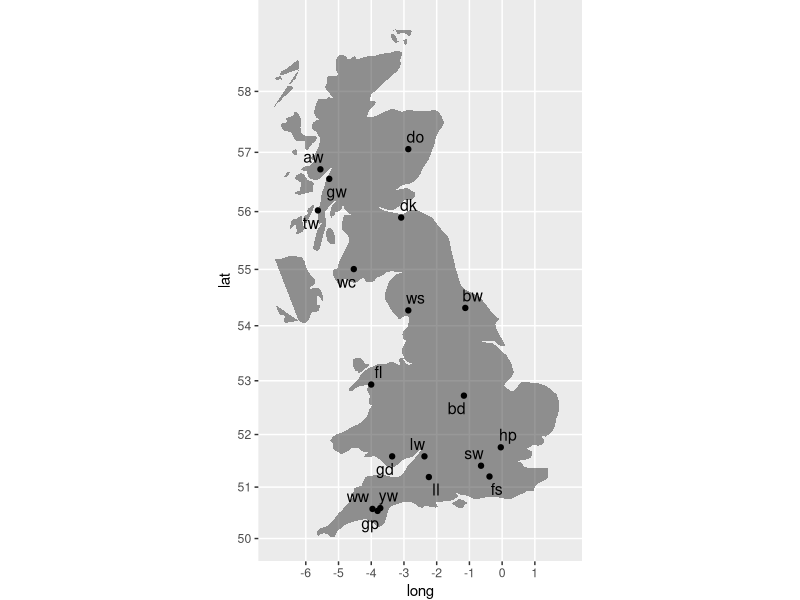

Write R code to recreate this figure.
# plot a map
setwd("C:/dev/code/Woods2019/code")

#create map
library(dplyr)
 library(ggrepel)
 library(ggplot2)
 library(maps)
 library(mapproj)
 
mysites = read.csv("../data/woodslocs.csv", stringsAsFactors = TRUE, header = TRUE)
colnames(mysites)[1] = "site"
UKmap <- map_data(map = "world", region = "UK") # changed map to "world"

ggplot(data = UKmap, aes(x = long, y = lat, group = group)) + 
  geom_polygon(alpha = 0.5) +
  scale_x_continuous(breaks = c(-6,-5,-4,-3,-2,-1,0,1),limits = c(-7,2))+
  scale_y_continuous(breaks = c(50,51,52,53,54,55,56,57,58),limits = c(50,59))+
  coord_map()+
  geom_point(data = mysites, mapping = aes(x = long, y = lat), # this data is file of long and lats
             inherit.aes = FALSE)+
  geom_text_repel(data = mysites, aes(x = long, y = lat,label = site), 
                  inherit.aes = FALSE, size = 4, hjust = 0.5, vjust = 0.5)+
  theme(plot.margin=unit(c(0,0,0,0),"mm"))
